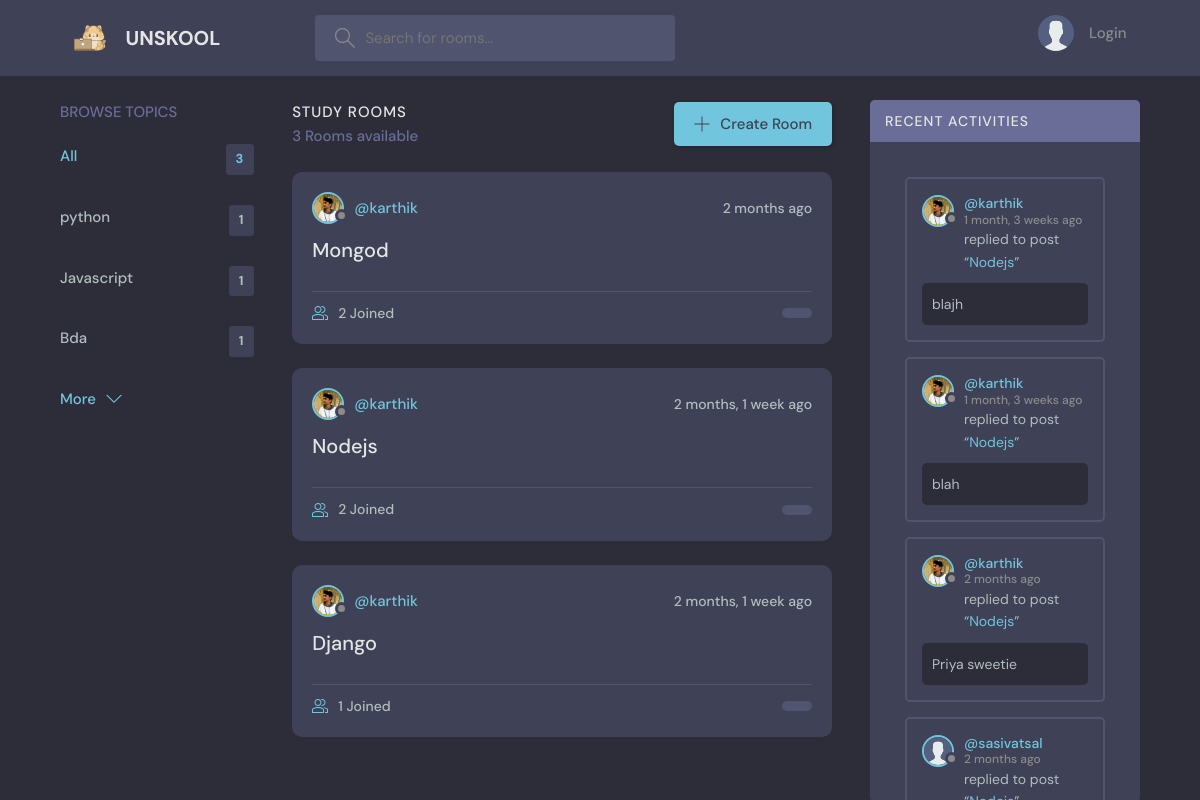
The page / on the database its author committed.
### shazam/models.py (models this page shows, shortened)
class Topic(models.Model):
    name=models.CharField(max_length=100)

class Room(models.Model):
    Host=models.ForeignKey(User,on_delete=models.SET_NULL,null=True)
    participants=models.ManyToManyField(User,related_name="participants")
    Topic=models.ForeignKey(Topic,on_delete=models.SET_NULL ,null=True)
    name=models.CharField(max_length=50)
    description=models.TextField(null=True)
    created=models.DateTimeField(auto_now_add=True)
    updated=models.DateTimeField(auto_now=True)
    def __str__(self):
        return str(self.name)

class User(AbstractUser):
    name=models.CharField(max_length=200,null=True)
    following = models.ManyToManyField(
        "self", blank=True, related_name="followers", symmetrical=False
    )
    email=models.EmailField(unique=True,null=True)
    bio=models.TextField(null=True)
    avatar=models.ImageField(null=True,default="avatar.svg")
    USERNAME_FIELD='email'
    REQUIRED_FIELDS=[]

class Message (models.Model):
    user=models.ForeignKey(User,on_delete=models.CASCADE)
    room=models.ForeignKey(Room ,on_delete=models.CASCADE)
    body=models.TextField(max_length=100)
    created=models.DateTimeField(auto_now_add=True)
    updated=models.DateTimeField(auto_now=True)

### shazam/views.py (the view)
# urls.py: path('',views.home,name='home' ),
def home(request):
    k=request.GET.get("q") if request.GET.get('q')!=None else ''
    room=Room.objects.filter(Q(Topic__name__icontains=k)|
                             Q(name__icontains=k)|
                             Q(description__icontains=k)
                             ).order_by('-updated')
    topics=Topic.objects.all()[0:5]
    room_count=room.count()
    chatboxes=Message.objects.filter(Q(room__Topic__name__icontains=k)).order_by("-created")
    context={'rooms':room,'topics':topics,'room_count':room_count,'chatboxes':chatboxes}
    return render(request,'shazam/home.html',context)

### shazam/templates/shazam/home.html (shortened to what this page needs)
{% extends 'main.html' %}
{% block content %}
<main class="layout layout--3">
  <div class="container">
    {% include 'shazam/topic component.html' %}
    <div class="roomList">
      <div class="roomList__header">
        <div>
          <h2>Study Rooms</h2>
          <p>{{room_count}} Rooms available</p>
        </div>
        <a class="btn btn--main" href="{% url 'createroom' %}">
          <svg version="1.1" xmlns="http://www.w3.org/2000/svg" width="32" height="32" viewBox="0 0 32 32">
            <title>add</title>
            <path
              d="M16.943 0.943h-1.885v14.115h-14.115v1.885h14.115v14.115h1.885v-14.115h14.115v-1.885h-14.115v-14.115z">
            </path>
          </svg>
          Create Room
        </a>
      </div>
      {% include 'shazam/room_component.html' %}
    </div>
    {% include 'shazam/activity_component.html' %}
  </div>
</main>
{% endblock %}

### shazam/templates/shazam/topic component.html
<div class="topics">
    <div class="topics__header">
        <h2>Browse Topics</h2>
    </div>
    <ul class="topics__list">
        <li>
            <a href="{% url 'home' %}" class="active">All <span>{{topics.count}}</span></a>
        </li>
        {% for topic in topics %}
        <li>
            <a href="{% url 'home' %}?q={{topic.name}}">{{topic.name}}<span>{{topic.room_set.all.count}}</span></a>
        </li>
        {% endfor %}
    </ul>
    <a class="btn btn--link" href="{% url 'topics' %}">
        More
        <svg version="1.1" xmlns="http://www.w3.org/2000/svg" width="32" height="32" viewBox="0 0 32 32">
            <title>chevron-down</title>
            <path d="M16 21l-13-13h-3l16 16 16-16h-3l-13 13z"></path>
        </svg>
    </a>
</div>

### shazam/templates/shazam/room_component.html (shortened to what this page needs)
{% for room in rooms %}
<div class="roomListRoom">
    <div class="roomListRoom__header">
        <a href="{% url 'profile_page' room.Host.id %}" class="roomListRoom__author">
            <div class="avatar avatar--small">
                <img src="{{room.Host.avatar.url}}" />
            </div>
            <span>@{{room.Host.username}}</span>
        </a>
        <div class="roomListRoom__actions">
            <span>{{room.created|timesince}} ago</span>
        </div>
    </div>
    <div class="roomListRoom__content">
        <a href="{% url 'room' room.id %}">{{room.name}}</a>
    </div>
    <div class="roomListRoom__meta">
        <a href="{% url 'room' room.id %}" class="roomListRoom__joined">
            {{room.participants.all.count}} Joined
        </a>
        <p class="roomListRoom__topic">{{room.topic.name}}</p>
    </div>
</div>
{% endfor %}

### shazam/templates/shazam/activity_component.html (shortened to what this page needs)
<div class="activities">
    <div class="activities__header">
        <h2>Recent Activities</h2>
    </div>
    <div class="participants__list scroll">
    {% for chatbox in chatboxes %}
    <div class="activities__box">
        <div class="activities__boxHeader roomListRoom__header">
            <a href="{% url 'profile_page' chatbox.user.id %}" class="roomListRoom__author">
                <div class="avatar avatar--small">
                    <img src="{{chatbox.user.avatar.url}}" />
                </div>
                <p>
                    @{{chatbox.user.username}}
                    <span>{{chatbox.created|timesince}} ago</span>
                </p>
            </a>
        </div>
        <div class="activities__boxContent">
            <p>replied to post <br><span>“<a href="{% url 'room' chatbox.room.id %}">{{chatbox.room}}</a>”</span></p>
            <div class="activities__boxRoomContent">{{chatbox.body}}</div>
        </div>
    </div>
    {% endfor %}
</div>
</div>

### rows shown on the page
Topic: name "python", room_set.all.count "1"
Topic: name "Javascript", room_set.all.count "1"
Topic: name "Bda", room_set.all.count "1"
Room: Host.avatar (picture), Host.username "karthik", created "2 months", name "Mongod", participants.all.count "2"
Room: Host.avatar (picture), Host.username "karthik", created "2 months, 1 week", name "Nodejs", participants.all.count "2"
Room: Host.avatar (picture), Host.username "karthik", created "2 months, 1 week", name "Django", participants.all.count "1"
Message: user.avatar (picture), user.username "karthik", created "1 month, 3 weeks", room "Nodejs", body "blajh"
Message: user.avatar (picture), user.username "karthik", created "1 month, 3 weeks", room "Nodejs", body "blah"
Message: user.avatar (picture), user.username "karthik", created "2 months", room "Nodejs", body "Priya sweetie"
Message: user.avatar (placeholder picture), user.username "sasivatsal", created "2 months"

### other values the page prints
{{ topics.count }} "3"
{{ room_count }} "3"
